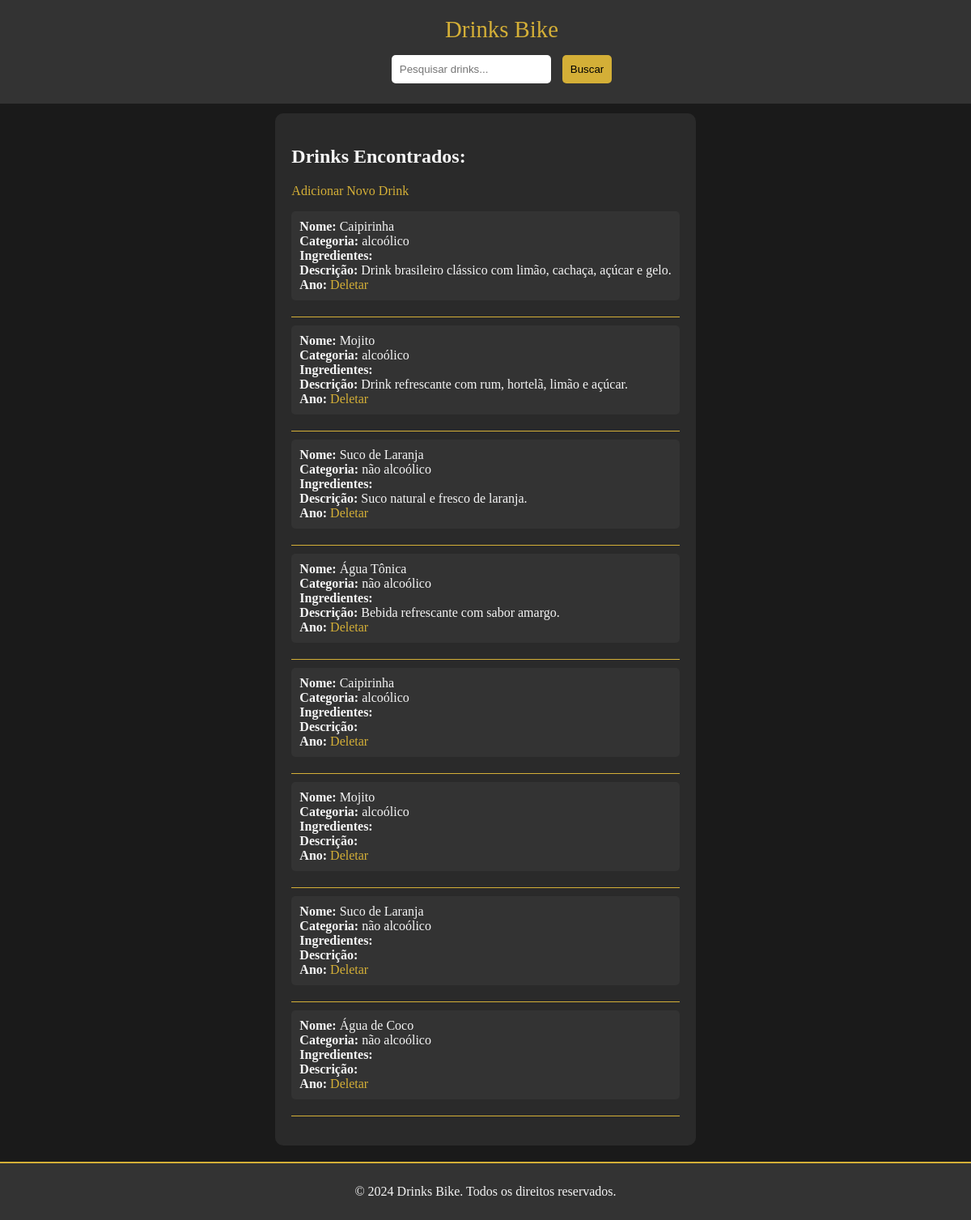
The page / on the database its author committed.
### tables this page shows
CREATE TABLE IF NOT EXISTS drinks (
    id INT AUTO_INCREMENT PRIMARY KEY,
    nome VARCHAR(255) NOT NULL,
    categoria ENUM('alcoólico', 'não alcoólico') NOT NULL,
    descricao TEXT,
    imagem VARCHAR(255)
);

### index.php (the view, shortened to what this page needs)
<?php
$host = 'localhost';
$dbname = 'drinks_bike';
$username = 'root';
$password = '';
try {
    $pdo = new PDO("mysql:host=$host;dbname=$dbname", $username, $password);
    $pdo->setAttribute(PDO::ATTR_ERRMODE, PDO::ERRMODE_EXCEPTION);
} catch (PDOException $e) {
    echo 'Erro de conexão: ' . $e->getMessage();
    exit;
}
$search = isset($_GET['search']) ? $_GET['search'] : '';
$query = "SELECT * FROM drinks WHERE nome LIKE :search";
$stmt = $pdo->prepare($query);
$stmt->bindValue(':search', '%' . $search . '%');
$stmt->execute();
$drinks = $stmt->fetchAll(PDO::FETCH_ASSOC);
?>
<!DOCTYPE html>
<html lang="pt-BR">
<head>
</head>
<body>
    <nav>
        <div class="logo">Drinks Bike</div>
        <form method="GET" action="index.php">
            <input type="text" name="search" placeholder="Pesquisar drinks..." value="<?php echo htmlspecialchars($search); ?>">
            <input type="submit" value="Buscar">
        </form>
    </nav>
    <div class="container">
        <h2>Drinks Encontrados:</h2>
        <a href="create.php" class="btn btn-primary mb-3">Adicionar Novo Drink</a>
        <ul>
            <?php
            if ($drinks) {
                foreach ($drinks as $drink) {
                    echo "<li>";
                    echo "<strong>Nome:</strong> " . htmlspecialchars($drink['nome']) . "<br>";
                    echo "<strong>Categoria:</strong> " . htmlspecialchars($drink['categoria']) . "<br>";
                    echo "<strong>Ingredientes:</strong> " . htmlspecialchars($drink['ingredientes']) . "<br>";
                    echo "<strong>Descrição:</strong> " . htmlspecialchars($drink['descricao']) . "<br>";
                    echo "<strong>Ano:</strong> " . htmlspecialchars($drink['ano']);
                    echo " <a href='delete.php?id=" . $drink['id'] . "' class='btn btn-danger' onclick='return confirm(\"Tem certeza que deseja excluir?\")'>Deletar</a>";
                    echo "</li><hr>";
                }
            } else {
                echo "<li>Nenhum drink encontrado.</li>";
            }
            ?>
        </ul>
    </div>
    <footer>
        <p>© <?php echo date("Y"); ?> Drinks Bike. Todos os direitos reservados.</p>
    </footer>
</body>
</html>

### index.php (style rules this page uses)
body { margin: 0; font-family: 'Playfair Display', serif; background-color: #1a1a1a; color: #f5f5f5; display: flex; flex-direction: column; min-height: 100vh; }
nav { background-color: #333; padding: 20px; text-align: center; position: fixed; width: 100%; top: 0; z-index: 1000; }
nav .logo { font-size: 1.8em; color: #d4af37; }
nav form { margin-top: 10px; }
nav input[type="text"], nav input[type="submit"] { padding: 10px; margin: 5px; border: none; border-radius: 5px; }
nav input[type="submit"] { background-color: #d4af37; color: black; cursor: pointer; }
.container { margin: 140px auto 20px; padding: 20px; max-width: 800px; background-color: #2a2a2a; border-radius: 10px; }
.container ul { list-style: none; padding: 0; }
.container li { margin-bottom: 20px; padding: 10px; background: #333; border-radius: 5px; }
.container hr { border: none; border-bottom: 1px solid #d4af37; margin: 10px 0; }
footer { text-align: center; padding: 10px; background-color: #333; color: #f5f5f5; border-top: 2px solid #d4af37; }
a.btn-primary { color: #d4af37; text-decoration: none; }
a.btn-danger { color: #d4af37; text-decoration: none; }

### rows shown on the page
drinks: nome "Caipirinha", categoria "alcoólico", descricao "Drink brasileiro clássico com limão, cachaça, açúcar e gelo."
drinks: nome "Mojito", categoria "alcoólico", descricao "Drink refrescante com rum, hortelã, limão e açúcar."
drinks: nome "Suco de Laranja", categoria "não alcoólico", descricao "Suco natural e fresco de laranja."
drinks: nome "Água Tônica", categoria "não alcoólico", descricao "Bebida refrescante com sabor amargo."
drinks: nome "Caipirinha", categoria "alcoólico"
drinks: nome "Mojito", categoria "alcoólico"
drinks: nome "Suco de Laranja", categoria "não alcoólico"
drinks: nome "Água de Coco", categoria "não alcoólico"
